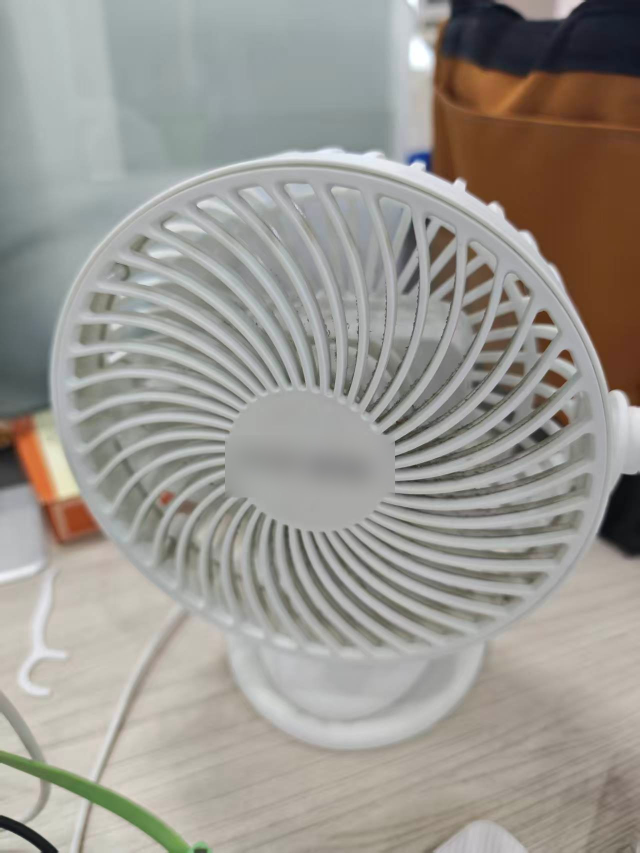
#> input picture examples/fan/reference/fan.jpg, 1279 x 1706 px (shown at 1/2 size)
$ python review_sheet.py
#> lines starting #> are read from the running program, lines starting #| are printed output that depends on the picture
"""Review sheet: reference photo vs matching model render, both cropped to the fan's
own bounding box and fitted to the same tile, so the two panels are directly comparable
in size and position. Photo boxes were hand-read from grid overlays (tools/grid6.py);
model boxes are projected analytically (head rim + base rim circles).

Runs as-is inside this repository: reads reference/ photos and
out/verify2/*-render.png, writes out/review-sheet.png."""
from PIL import Image, ImageDraw
import numpy as np, math, os

W, H = 1920, 1080
ROOT = os.path.abspath(os.path.join(os.path.dirname(os.path.abspath(__file__)), ".."))
OUT = os.path.join(ROOT, "out", "verify2")
TW, TH = 520, 620
PAD = 0.04


def project(p, yaw, pitch, dist, target, fov):
    yr, pr = math.radians(yaw), math.radians(pitch)
    cam = (target[0] + dist * math.sin(yr) * math.cos(pr),
           target[1] + dist * math.sin(pr),
           target[2] + dist * math.cos(yr) * math.cos(pr))
    fwd = [target[i] - cam[i] for i in range(3)]
    n = math.sqrt(sum(v * v for v in fwd)); fwd = [v / n for v in fwd]
    right = (fwd[1] * 0 - fwd[2] * 1, fwd[2] * 0 - fwd[0] * 0, fwd[0] * 1 - fwd[1] * 0)
    n = math.sqrt(sum(v * v for v in right)); right = [v / n for v in right]
    up = (right[1] * fwd[2] - right[2] * fwd[1], right[2] * fwd[0] - right[0] * fwd[2], right[0] * fwd[1] - right[1] * fwd[0])
    d = [p[i] - cam[i] for i in range(3)]
    z = sum(d[i] * fwd[i] for i in range(3))
    f = (H / 2) / math.tan(math.radians(fov) / 2)
    return (W / 2 + f * sum(d[i] * right[i] for i in range(3)) / z,
            H / 2 - f * sum(d[i] * up[i] for i in range(3)) / z, f / z)


def model_bbox(cam):
    yaw, pitch, dist, ty, fov, with_head = cam
    pts = []
    for i in range(96):
        a = 2 * math.pi * i / 96
        if with_head:
            for zz in (0.045, -0.050):
                pts.append((0.095 * math.cos(a), 0.194 + 0.095 * math.sin(a), zz))
            pts.append((0.0330 * math.cos(a), 0.194 + 0.0330 * math.sin(a), 0.052))
        for yy in (0.000, 0.010):
            pts.append((0.0572 * math.cos(a), yy, 0.0572 * math.sin(a)))
        pts.append((0.020 * math.cos(a), 0.300, 0.020 * math.sin(a)))
    proj = [project(p, yaw, pitch, dist, (0, ty, 0), fov) for p in pts]
    xs = [q[0] for q in proj]; ys = [q[1] for q in proj]
    return min(xs), min(ys), max(xs), max(ys)


def fit(img, tw, th):
    s = min(tw / img.width, th / img.height)
    return img.resize((max(1, int(img.width * s)), max(1, int(img.height * s))), Image.LANCZOS)


JOBS = [
    ("front",     r"fan.jpg",                (130, 245, 1195, 1455), (-10, 12, 0.85, 0.185, 30, True)),
    ("side-left", r"angles\a_side-left.jpg",  (640, 430, 1300, 1460), (-62, 10, 0.85, 0.175, 30, True)),
    ("back",      r"angles\b_back.jpg",       (600, 375, 1405, 1605), (176, 8, 0.85, 0.185, 30, True)),
    ("back-3q",   r"angles\c_back-3q.jpg",    (470, 380, 1430, 1710), (138, 10, 0.85, 0.185, 30, True)),
    ("top",       r"angles\e_top.jpg",        (1010, 760, 1560, 1420), (15, 50, 0.95, 0.130, 30, True)),
    ("bottom",    r"angles\d_bottom.jpg",     (620, 780, 1400, 1560), (0, -62, 0.40, 0.020, 34, False)),
]

sheet = Image.new("RGB", (TW * 2 + 44, (TH + 46) * len(JOBS) + 10), (255, 255, 255))
#> sheet: PIL image 1084x4006 RGB; every value is 255
d = ImageDraw.Draw(sheet)
for i, (name, prel, pbox, cam) in enumerate(JOBS):
    y = i * (TH + 46) + 10
    p_crop = Image.open(os.path.join(ROOT, "reference", prel)).convert("RGB").crop(pbox)
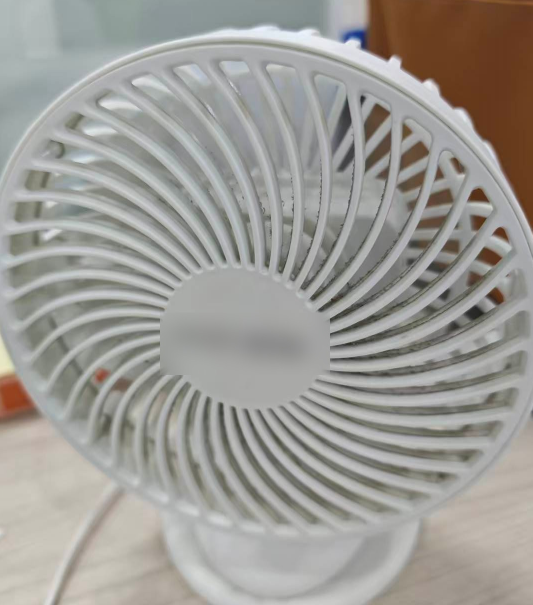
#> p_crop: PIL image 1065x1210 RGB (shown at 1/2 size); mean R, G, B 157.1, 154.8, 149.7
#> (the run stopped early here; a loop or call above may not have finished)
